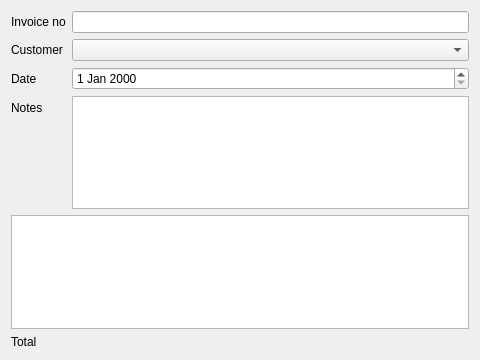
<?xml version="1.0" encoding="UTF-8"?>
<ui version="4.0">
 <class>Invoice</class>
 <widget class="QDialog" name="Invoice">
  <property name="geometry">
   <rect>
    <x>0</x>
    <y>0</y>
    <width>480</width>
    <height>360</height>
   </rect>
  </property>
  <property name="windowTitle">
   <string>Invoice</string>
  </property>
  <layout class="QVBoxLayout" name="verticalLayout">
   <item>
    <layout class="QFormLayout" name="formLayout">
     <item row="0" column="0">
      <widget class="QLabel" name="invoiceNoLabel">
       <property name="text">
        <string>Invoice no</string>
       </property>
      </widget>
     </item>
     <item row="0" column="1">
      <widget class="QLineEdit" name="invoiceNoEdit"/>
     </item>
     <item row="1" column="0">
      <widget class="QLabel" name="customerLabel">
       <property name="text">
        <string>Customer</string>
       </property>
      </widget>
     </item>
     <item row="1" column="1">
      <widget class="QComboBox" name="customerCombo"/>
     </item>
     <item row="2" column="0">
      <widget class="QLabel" name="invoiceDateLabel">
       <property name="text">
        <string>Date</string>
       </property>
      </widget>
     </item>
     <item row="2" column="1">
      <widget class="QDateEdit" name="invoiceDateEdit"/>
     </item>
     <item row="3" column="0">
      <widget class="QLabel" name="notesLabel">
       <property name="text">
        <string>Notes</string>
       </property>
      </widget>
     </item>
     <item row="3" column="1">
      <widget class="QPlainTextEdit" name="notesEdit"/>
     </item>
    </layout>
   </item>
   <item>
    <widget class="QTableView" name="linesView"/>
   </item>
   <item>
    <widget class="QLabel" name="totalLabel">
     <property name="text">
      <string>Total</string>
     </property>
    </widget>
   </item>
  </layout>
 </widget>
 <resources/>
 <connections/>
</ui>
